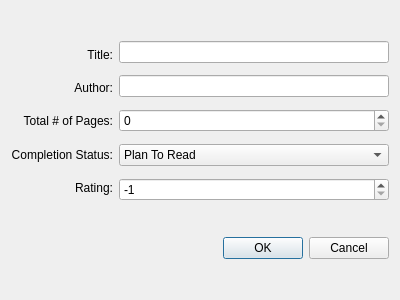
<?xml version="1.0" encoding="UTF-8"?>
<ui version="4.0">
 <class>NewDialog</class>
 <widget class="QDialog" name="NewDialog">
  <property name="geometry">
   <rect>
    <x>0</x>
    <y>0</y>
    <width>400</width>
    <height>300</height>
   </rect>
  </property>
  <property name="windowTitle">
   <string>Dialog</string>
  </property>
  <layout class="QVBoxLayout" name="verticalLayout">
   <item>
    <layout class="QHBoxLayout" name="formBox">
     <item>
      <layout class="QVBoxLayout" name="formLabelsBox">
       <item>
        <widget class="QLabel" name="label">
         <property name="text">
          <string>Title:</string>
         </property>
         <property name="alignment">
          <set>Qt::AlignRight|Qt::AlignTrailing|Qt::AlignVCenter</set>
         </property>
        </widget>
       </item>
       <item>
        <widget class="QLabel" name="label_2">
         <property name="text">
          <string>Author:</string>
         </property>
         <property name="alignment">
          <set>Qt::AlignRight|Qt::AlignTrailing|Qt::AlignVCenter</set>
         </property>
        </widget>
       </item>
       <item>
        <widget class="QLabel" name="label_3">
         <property name="text">
          <string>Total # of Pages:</string>
         </property>
         <property name="alignment">
          <set>Qt::AlignRight|Qt::AlignTrailing|Qt::AlignVCenter</set>
         </property>
        </widget>
       </item>
       <item>
        <widget class="QLabel" name="label_4">
         <property name="text">
          <string>Completion Status:</string>
         </property>
         <property name="alignment">
          <set>Qt::AlignRight|Qt::AlignTrailing|Qt::AlignVCenter</set>
         </property>
        </widget>
       </item>
       <item>
        <widget class="QLabel" name="label_5">
         <property name="text">
          <string>Rating:</string>
         </property>
         <property name="alignment">
          <set>Qt::AlignRight|Qt::AlignTrailing|Qt::AlignVCenter</set>
         </property>
        </widget>
       </item>
      </layout>
     </item>
     <item>
      <layout class="QVBoxLayout" name="formInputsBox">
       <property name="spacing">
        <number>12</number>
       </property>
       <item>
        <widget class="QLineEdit" name="titleInputBox"/>
       </item>
       <item>
        <widget class="QLineEdit" name="authorInputBox"/>
       </item>
       <item>
        <widget class="QSpinBox" name="numPagesInputBox">
         <property name="maximum">
          <number>5000</number>
         </property>
         <property name="value">
          <number>0</number>
         </property>
        </widget>
       </item>
       <item>
        <widget class="QComboBox" name="completionInputBox">
         <item>
          <property name="text">
           <string>Plan To Read</string>
          </property>
         </item>
         <item>
          <property name="text">
           <string>Reading</string>
          </property>
         </item>
         <item>
          <property name="text">
           <string>Completed</string>
          </property>
         </item>
         <item>
          <property name="text">
           <string>Aside</string>
          </property>
         </item>
         <item>
          <property name="text">
           <string>Dropped</string>
          </property>
         </item>
        </widget>
       </item>
       <item>
        <widget class="QSpinBox" name="ratingInputBox">
         <property name="minimum">
          <number>-1</number>
         </property>
         <property name="maximum">
          <number>100</number>
         </property>
         <property name="value">
          <number>-1</number>
         </property>
        </widget>
       </item>
      </layout>
     </item>
    </layout>
   </item>
   <item>
    <widget class="QDialogButtonBox" name="buttonBox">
     <property name="orientation">
      <enum>Qt::Horizontal</enum>
     </property>
     <property name="standardButtons">
      <set>QDialogButtonBox::Cancel|QDialogButtonBox::Ok</set>
     </property>
    </widget>
   </item>
  </layout>
 </widget>
 <resources/>
 <connections>
  <connection>
   <sender>buttonBox</sender>
   <signal>accepted()</signal>
   <receiver>NewDialog</receiver>
   <slot>accept()</slot>
   <hints>
    <hint type="sourcelabel">
     <x>248</x>
     <y>254</y>
    </hint>
    <hint type="destinationlabel">
     <x>157</x>
     <y>274</y>
    </hint>
   </hints>
  </connection>
  <connection>
   <sender>buttonBox</sender>
   <signal>rejected()</signal>
   <receiver>NewDialog</receiver>
   <slot>reject()</slot>
   <hints>
    <hint type="sourcelabel">
     <x>316</x>
     <y>260</y>
    </hint>
    <hint type="destinationlabel">
     <x>286</x>
     <y>274</y>
    </hint>
   </hints>
  </connection>
 </connections>
</ui>
